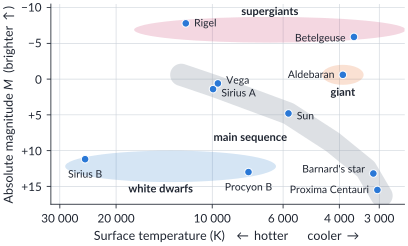

The script that saved this image:
"""Chapter 1 figure: results of the key experiment 'Plotting an HR diagram from star data'.

Ten real stars (approximate catalogue values: surface temperature in K, absolute visual
magnitude M). Same values as the data table in ch1.tex.
Horizontal: temperature on a log scale, hot on the LEFT. Vertical: absolute magnitude,
bright (negative) at the TOP. Shaded ovals show the groups a student should circle.
Run:  python3 -I src/mod8/figures/ch1_hrplot.py
"""
import sys
import pathlib

sys.dont_write_bytecode = True
HERE = pathlib.Path(__file__).resolve().parent
sys.path.insert(0, str(HERE.parents[1] / "common"))
import hscplot                                            # noqa: E402

import numpy as np                                        # noqa: E402
from matplotlib.patches import Ellipse                    # noqa: E402

lg = np.log10

# name, T (K), absolute magnitude M, label offset (points), horizontal alignment
STARS = [
    ("Sun", 5772, 4.8, (6, -2), "left"),
    ("Sirius A", 9940, 1.4, (6, -3), "left"),
    ("Vega", 9600, 0.6, (6, 2), "left"),
    ("Barnard's star", 3130, 13.2, (-6, 3), "right"),
    ("Proxima Centauri", 3040, 15.5, (-6, 0), "right"),
    ("Sirius B", 25000, 11.2, (0, -11), "center"),
    ("Procyon B", 7700, 13.0, (0, -11), "center"),
    ("Aldebaran", 3900, -0.6, (-6, 0), "right"),
    ("Betelgeuse", 3600, -5.9, (-6, -1), "right"),
    ("Rigel", 12100, -7.8, (6, 0), "left"),
]

fig, ax = hscplot.figure(width_mm=116, height_mm=66)
ax.set_xlim(lg(32000), lg(2500))          # reversed: hot on the left
ax.set_ylim(17.5, -10.5)                  # reversed: bright at the top

# shaded groups (drawn first, under the points): the main sequence as a thick band,
# the other groups as ovals
ms = [(12500, -0.6), (9800, 1.0), (5772, 4.8), (4200, 8.8), (3300, 12.6), (2950, 16.3)]
ax.plot([lg(t) for t, _ in ms], [m for _, m in ms], color="#8e98a6", lw=16, alpha=0.30,
        solid_capstyle="round", zorder=1)
ax.text(lg(7600), 8.2, "main sequence", rotation=0, ha="center", va="center",
        fontsize=8, fontweight="bold", color=hscplot.INK, zorder=4)
groups = [
    # centre x (log T), centre y (M), width (log T), height (mag), colour, label, label xy
    (lg(13500), 12.2, 0.66, 4.4, "#1971c2", "white dwarfs", (lg(14500), 15.4)),   # covers Sirius B and Procyon B
    (lg(3900), -0.6, 0.13, 2.8, "#e8590c", "giant", (lg(3900), 1.9)),
    (lg(6600), -6.9, 0.85, 3.6, "#c2255c", "supergiants", (lg(6600), -9.4)),
]
for x, y, w, h, col, lab, (lx, ly) in groups:
    ax.add_patch(Ellipse((x, y), w, h, angle=0, color=col, alpha=0.18, lw=0, zorder=1))
    ax.text(lx, ly, lab, ha="center", va="center", fontsize=8, fontweight="bold",
            color=hscplot.INK, zorder=4)

for name, T, M, off, ha in STARS:
    ax.plot([lg(T)], [M], "o", ms=5.5, mfc=hscplot.SERIES[0], mec="white", mew=0.7,
            zorder=5)
    ax.annotate(name, (lg(T), M), xytext=off, textcoords="offset points", ha=ha,
                va="center", fontsize=7.5, color=hscplot.INK, zorder=6)

tt = [30000, 20000, 10000, 6000, 4000, 3000]
ax.set_xticks([lg(t) for t in tt])
ax.set_xticklabels([f"{t:,}".replace(",", " ") for t in tt])
ax.set_xlabel("Surface temperature (K)   $\\leftarrow$ hotter      cooler $\\rightarrow$")
ax.set_yticks([-10, -5, 0, 5, 10, 15])
ax.set_yticklabels(["$-$10", "$-$5", "0", "+5", "+10", "+15"])
ax.set_ylabel("Absolute magnitude $M$  (brighter $\\uparrow$)")
hscplot.save(fig, __file__)
